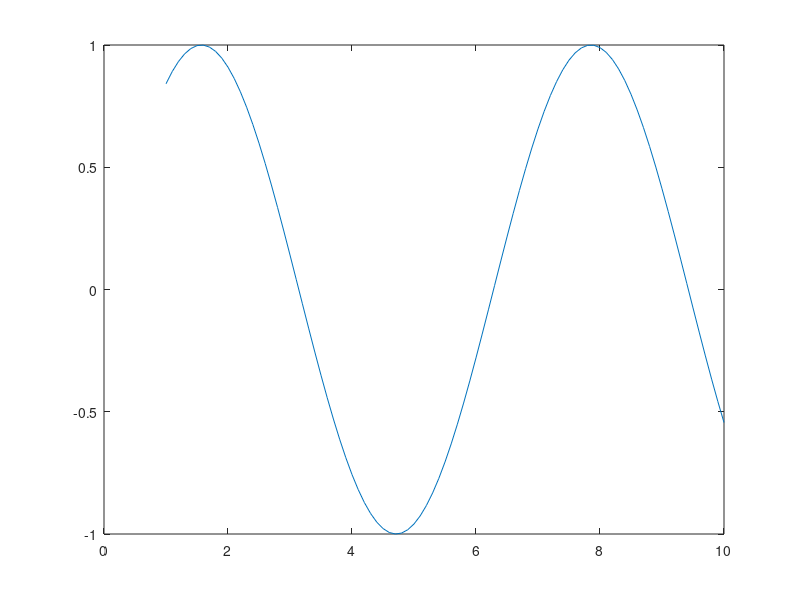

The MATLAB script that drew this image:
x = 1:.1:10;
y = sin(x);
plot(x, y);
%plot(x, y, '*');
%plot(x, y, '--');
%plot(x, y, 'color',[0, 0.8,0.4]);
%plot(x, y), title('SINE AND COSINE GRAPH'), xlabel('X-axis'), ylabel('Y - axis'), grid on;
%g = cos(x)
%plot(x,y,x,g), title('SINE AND COSINE GRAPH'), legend('Sin(x)', 'Cos(x)');
%hold on
%g = cos(x);
%plot(x, g);
%t = asin(x);
%plot(x, t)